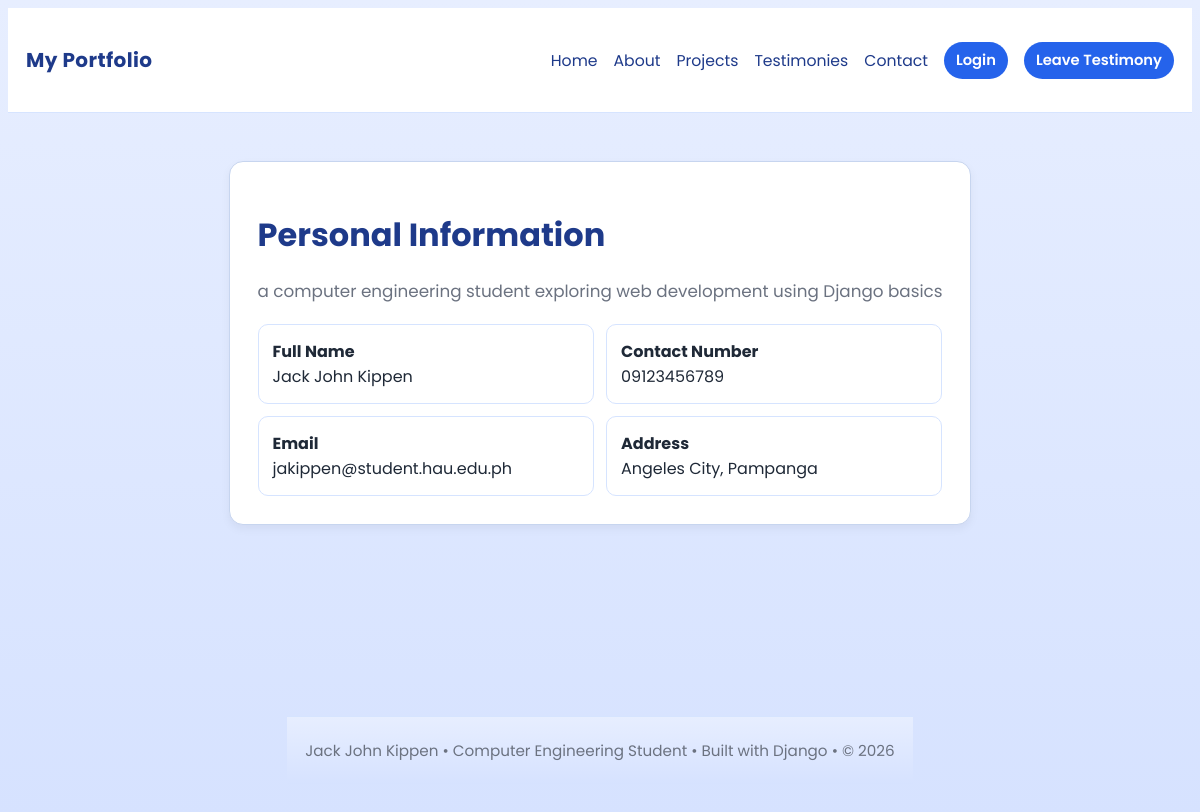
Before: /personal-information/ with the older database file.
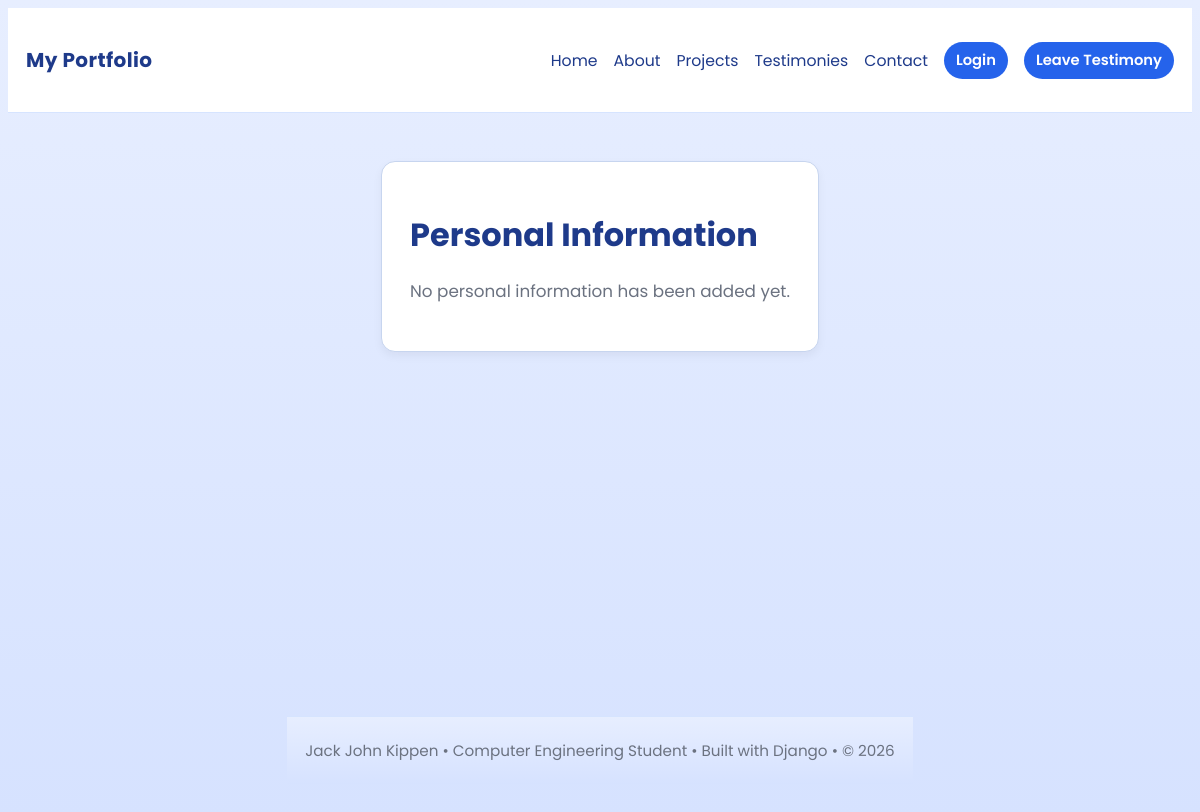
After: the same page with the newer database file.
### quiz1/models.py (models this page shows, shortened)
class PersonalInformation(models.Model):
    first_name = models.CharField(max_length=100)
    middle_name = models.CharField(max_length=100, blank=True)
    last_name = models.CharField(max_length=100)
    summary = models.TextField()
    contact_number = models.CharField(max_length=20)
    email = models.EmailField()
    address = models.CharField(max_length=255)

### quiz1/views.py (the view)
# urls.py: path('personal-information/', views.personal_information, name='personal_information'),
def personal_information(request):
    profile = PersonalInformation.objects.first()
    return render(request, 'personal_information.html', {'personal_info': profile})

### templates/personal_information.html (shortened to what this page needs)
{% extends 'base.html' %}
{% block content %}
<div class="card">
  <h1 class="title">Personal Information</h1>
  {% if personal_info %}
    <p class="muted">{{ personal_info.summary }}</p>
    <div class="grid">
      <div class="box"><strong>Full Name</strong><br>{{ personal_info.first_name }} {{ personal_info.middle_name }} {{ personal_info.last_name }}</div>
      <div class="box"><strong>Contact Number</strong><br>{{ personal_info.contact_number }}</div>
      <div class="box"><strong>Email</strong><br>{{ personal_info.email }}</div>
      <div class="box"><strong>Address</strong><br>{{ personal_info.address }}</div>
    </div>
  {% else %}
    <p class="muted">No personal information has been added yet.</p>
  {% endif %}
</div>
{% endblock %}

Changed rows visible on the page:
removed PersonalInformation: summary "a computer engineering student exploring web development using Django basics", first_name "Jack", middle_name "John", last_name "Kippen", contact_number "09123456789", email "jakippen@student.hau.edu.ph", address "Angeles City, Pampanga"
Other visible differences:
text no longer shown: "Full Name Contact Number Email Address"
text now shown: "No personal information has been added yet."
